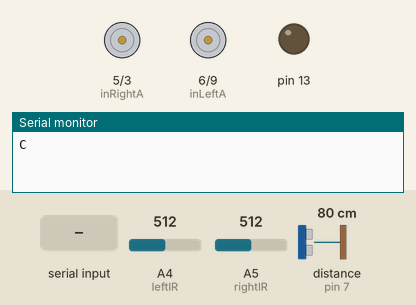
Recording of a sketch running on a simulated Arduino Uno, built with avr-gcc and run on an emulated ATmega328P. On the bench: motor-driver pin pairs drawn as motors (green arrow = first pin HIGH = forward, orange = second pin HIGH = backward, longer = more drive), output pins drawn as LEDs (lit = HIGH), the last lines printed to the serial monitor. The test bench sets the inputs (shaded band); at power-on: A4 (leftIR) = 512, A5 (rightIR) = 512, distance to the obstacle (sensor on pin 7) 80 cm. The echo pulse lasts 58.3 µs per cm; pins used as bus, display or sensor lines are not drawn.

Above: at 1.2 s.
1.3 s: "5" received over the second serial link
At 1.77 s:
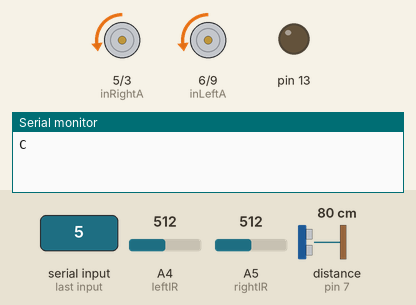
4.3 s: "1" received over the second serial link
At 5.5 s:
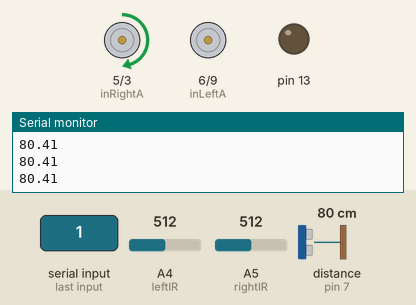
5.8 s: "2" received over the second serial link
At 6.9 s:
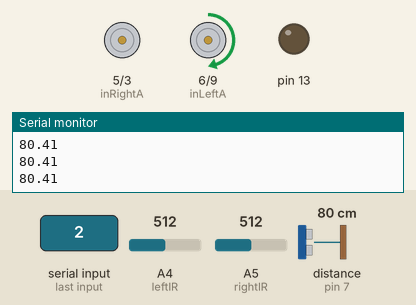
7.3 s: "4" received over the second serial link
At 8.2 s:
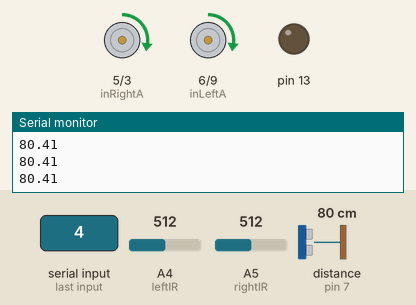
Timing chart, 0 to 9.8 s (numbered marks = the images above; inputs shaded):
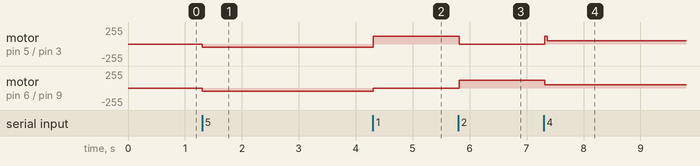

The sketch:

hello.ino
```cpp
#include <SoftwareSerial.h>
SoftwareSerial mySerial(4, 2); // RX, TX
int inRightA = 5;
int inRightB = 3;
int inLeftA = 6;
int inLeftB = 9;
int state = -1;
String st = "";
char ch = 'a';
int wasBLC = 0;
int turnTime = 2000;
int waitTime = 50;
double stoppingDistance = 10.0; //minimum distance for detecting obstacles.

int triggerPin = 8;
int echoPin = 7;
#define rightIR A5
#define leftIR A4

//ir value that will be considered a gray/black point
int minWhiteValue = 600;
int maxBlackValue = 300;

//speed control
int HIGh = 120;
int MID = 50;
int LO = 0;

//position
int currX = 0;//current y value
int currY = 0;//current x value
int dir = 0; //current direcion

int comparisonTime = 100; //time between two test, of seeing if there is a gray dot
int TurnTime = 2000;//time for a 90 degree turn

void motorF(int msec)
{
   analogWrite(inRightA, MID);
   analogWrite(inRightB, LO);

   analogWrite(inLeftA, MID);
   analogWrite(inLeftB, LO);
   delay(msec);
}

void motorS()
{
   analogWrite(inRightA, LO);
   analogWrite(inRightB, LO);

   analogWrite(inLeftA, LO);
   analogWrite(inLeftB, LO);
}

void motorR(int msec)
{
   analogWrite(inRightA, LO);
   analogWrite(inRightB, LO);

   analogWrite(inLeftA, HIGh);
   analogWrite(inLeftB, LO);
   delay(msec);
}

void motorL(int msec)
{
   analogWrite(inRightA, HIGh);
   analogWrite(inRightB, LO);

   analogWrite(inLeftA, LO);
   analogWrite(inLeftB, LO);
   delay(msec);
}

void motorB(int msec)
{
   analogWrite(inRightA, LO);
   analogWrite(inRightB, MID);

   analogWrite(inLeftA, LO);
   analogWrite(inLeftB, MID);

   delay(msec);
   motorS();
}

double distance ()
{
  digitalWrite(triggerPin, HIGH);
  delayMicroseconds(10);
  digitalWrite(triggerPin, LOW);
  double distance1 = (pulseIn(echoPin, HIGH)/58.0);
  Serial.println(distance1);
  return distance1;
}

void blackLineFollow()
{
   if (analogRead(rightIR) <= minWhiteValue && analogRead(leftIR) >= maxBlackValue) // Black line in the right.
   {
     // Clockwise.
     motorL(waitTime);
   }
   else if (analogRead(rightIR) >= maxBlackValue && analogRead(leftIR) <= minWhiteValue) // Black line in the left.
   {
     // Counterclockwise.
     motorR(waitTime);
   }
   else
   {
    motorF(1);
   }
}
void autoDrive()
{
  double Distance = distance();
  if (Distance >= stoppingDistance)
  {
    blackLineFollow();
  }
   else
   {
      // Object in front of the robot.
      motorS();
   }
}
void setup () {
   pinMode(inRightA, OUTPUT);
   pinMode(inRightB, OUTPUT);
   pinMode(inLeftA, OUTPUT);
   pinMode(inLeftB, OUTPUT);
   pinMode(triggerPin, OUTPUT);
   pinMode(echoPin, INPUT);
   analogWrite(inRightA, LO);
   analogWrite(inRightB, LO);
   analogWrite(inLeftA, LO);
   analogWrite(inLeftB, LO);
   Serial.begin(9600);
   mySerial.begin(9600);
   pinMode(13, OUTPUT);
   Serial.println("C");
}

void loop() {

  if (mySerial.available())
  {
    ch = mySerial.read();
  }

  if (ch != '1' && wasBLC)
  {
    motorS();
  }

  if (ch == '1')
  {
    autoDrive();
    wasBLC = 1;
  }
  else if (ch == '2')
  {
    motorR(50);
  }
  else if (ch == '3')
  {
    motorL(50);
  }
  else if (ch == '4')
  {
    motorF(50);
  }
  else if (ch == '5')
  {
    motorB(50);
  }
  else if (ch == '6')
  {
    motorS();
  }
}
```

Measured:
- after the input at 1.3 s, motor on pin 5 (inRightA) / pin 3 (inRightB), motor on pin 6 (inLeftA) / pin 9 (inLeftB): stopped → backward 50/255 at once
- after the input at 4.3 s, motor on pin 5 (inRightA) / pin 3 (inRightB): backward 50/255 → forward 120/255 at once; motor on pin 6 (inLeftA) / pin 9 (inLeftB): backward 50/255 → stopped at once
- after the input at 5.8 s, motor on pin 5 (inRightA) / pin 3 (inRightB): forward 120/255 → stopped at once; motor on pin 6 (inLeftA) / pin 9 (inLeftB): stopped → forward 120/255 at once
- after the input at 7.3 s, motor on pin 5 (inRightA) / pin 3 (inRightB): stopped → forward 50/255 at once; motor on pin 6 (inLeftA) / pin 9 (inLeftB): forward 120/255 → forward 50/255 at once
